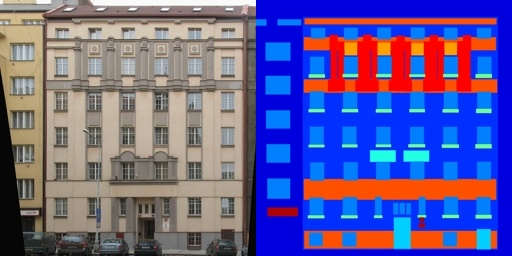
#> input picture facades/test/1.jpg, 512 x 256 px; its folder holds 4 pictures in this run
$ python slice_facade_images.py
#> lines starting #> are read from the running program, lines starting #| are printed output that depends on the picture
import os
from PIL import Image

input_folder = "./facades/test"
output_folder = "./samples"
os.makedirs(output_folder, exist_ok=True)

# Support .jpg and .png just in case
image_files = [f for f in os.listdir(input_folder) if f.endswith((".jpg", ".png"))]

if not image_files:
    print("⚠️ No image files found in:", input_folder)
    exit()

for i, filename in enumerate(sorted(image_files)):
    path = os.path.join(input_folder, filename)

    try:
        img = Image.open(path)
#> img is the input picture: PIL image 512x256 RGB; mean R, G, B 99.8, 93.7, 150.5
        w, h = img.size
#> w = 512; h = 256

        # Crop left half (label map)
        left_half = img.crop((0, 0, w // 2, h))
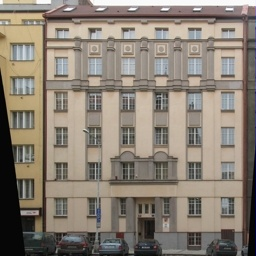
#> left_half: PIL image 256x256 RGB; mean R, G, B 137.9, 128.2, 116.6
        out_name = f"sample_{i+1:03d}.jpg"
        out_path = os.path.join(output_folder, out_name)

        left_half.save(out_path)
        print(f"✅ Saved: {out_name}")

    except Exception as e:
        print(f"❌ Failed to process {filename}: {e}")
#> pass 2 of the loop `for i, filename in enumerate(sorted(image_files)):`:
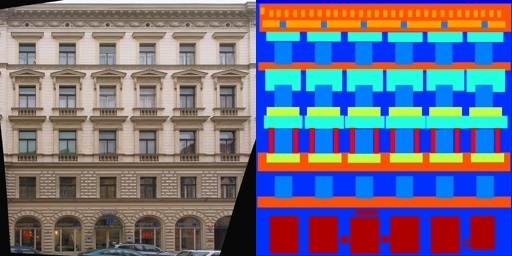
#> input picture facades/test/10.jpg, 512 x 256 px
#> img is the input picture: PIL image 512x256 RGB; mean R, G, B 112.6, 112.1, 133.3
#> `left_half = img.crop((0, 0, w // 2, h))`:
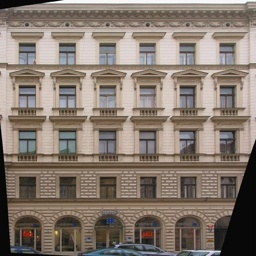
#> left_half: PIL image 256x256 RGB; mean R, G, B 133.5, 121.2, 111.3
#> pass 3 of the loop `for i, filename in enumerate(sorted(image_files)):`:
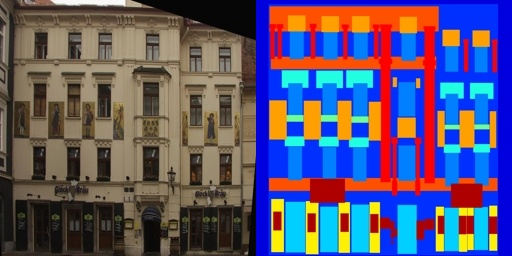
#> input picture facades/test/100.jpg, 512 x 256 px
#> img is the input picture: PIL image 512x256 RGB; mean R, G, B 91.3, 85.7, 114
#> `left_half = img.crop((0, 0, w // 2, h))`:
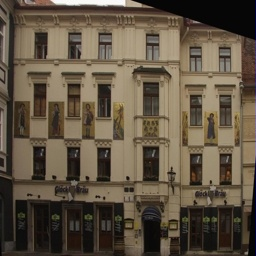
#> left_half: PIL image 256x256 RGB; mean R, G, B 96.1, 83.8, 67
#> the loop made 4 passes; the first 3 are shown

print(f"\n🎉 Finished slicing. {len(image_files)} attempted → Check '{output_folder}' for results.")
